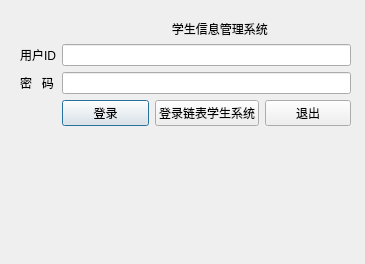
<?xml version="1.0" encoding="UTF-8"?>
<ui version="4.0">
 <class>login</class>
 <widget class="QDialog" name="login">
  <property name="geometry">
   <rect>
    <x>0</x>
    <y>0</y>
    <width>365</width>
    <height>264</height>
   </rect>
  </property>
  <property name="windowTitle">
   <string>Dialog</string>
  </property>
  <widget class="QWidget" name="formLayoutWidget">
   <property name="geometry">
    <rect>
     <x>20</x>
     <y>20</y>
     <width>331</width>
     <height>231</height>
    </rect>
   </property>
   <layout class="QFormLayout" name="formLayout">
    <item row="0" column="1">
     <widget class="QLabel" name="label_st">
      <property name="text">
       <string>                                 学生信息管理系统</string>
      </property>
     </widget>
    </item>
    <item row="1" column="0">
     <widget class="QLabel" name="label_id">
      <property name="text">
       <string>用户ID</string>
      </property>
     </widget>
    </item>
    <item row="1" column="1">
     <widget class="QLineEdit" name="lineEdit_id"/>
    </item>
    <item row="2" column="0">
     <widget class="QLabel" name="label_ps">
      <property name="text">
       <string>密   码</string>
      </property>
     </widget>
    </item>
    <item row="2" column="1">
     <widget class="QLineEdit" name="lineEdit_ps"/>
    </item>
    <item row="3" column="1">
     <layout class="QHBoxLayout" name="horizontalLayout">
      <item>
       <widget class="QPushButton" name="pushButton_login">
        <property name="text">
         <string>登录</string>
        </property>
       </widget>
      </item>
      <item>
       <widget class="QPushButton" name="pushButton_login2">
        <property name="text">
         <string>登录链表学生系统</string>
        </property>
       </widget>
      </item>
      <item>
       <widget class="QPushButton" name="pushButton_exit">
        <property name="text">
         <string>退出</string>
        </property>
       </widget>
      </item>
     </layout>
    </item>
   </layout>
  </widget>
 </widget>
 <resources/>
 <connections/>
</ui>
